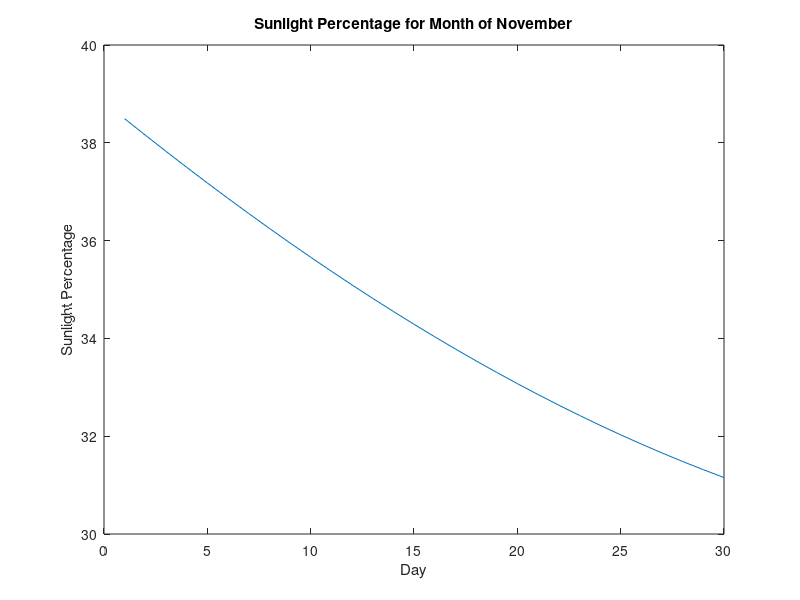
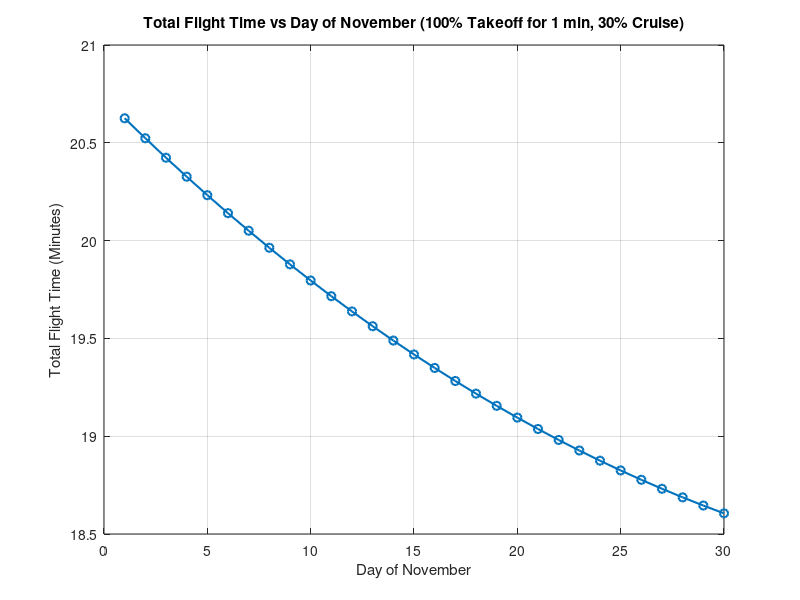
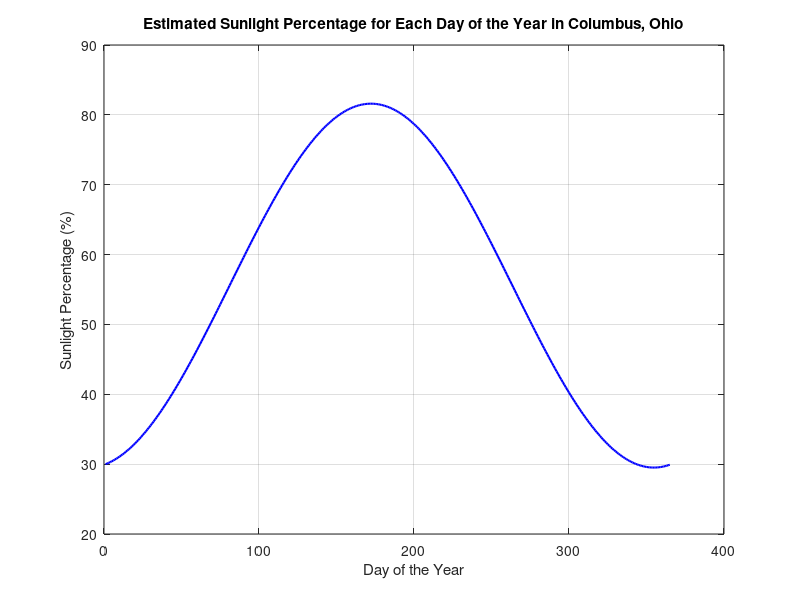
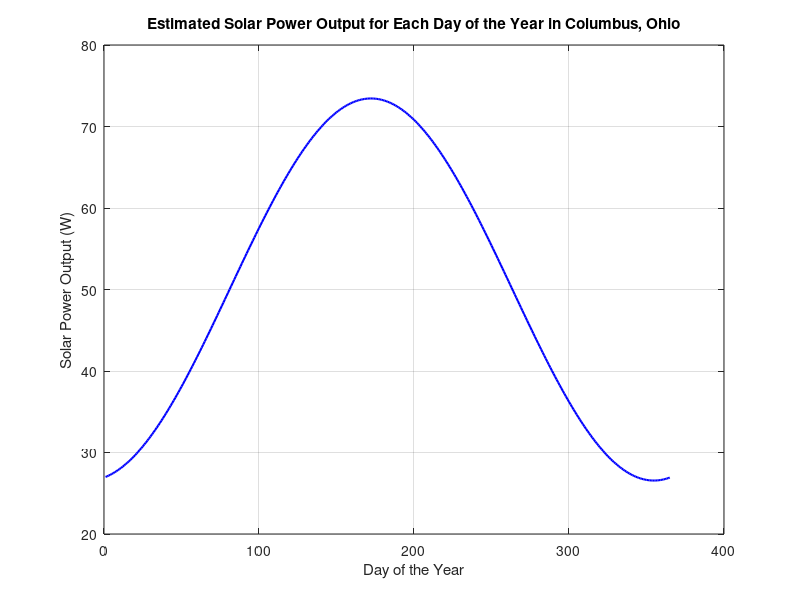

Write MATLAB code to recreate these figures, in order.
%% Sunlight percentage for each day of the year in Columbus, Ohio
%% By Joey Dalpra
clc;
close all;
clear all;

% Constants for Columbus, Ohio
latitude = 40.0; % Latitude of Columbus in degrees
daysInYear = 365;
sunlightPercent = zeros(1, daysInYear);

% Define the number of days in each month
daysInMonth = [31, 28, 31, 30, 31, 30, 31, 31, 30, 31, 30, 31];

% Function to calculate solar declination for a given day of the year
solarDeclination = @(n) 23.44 * sind((360/365) * (n - 81));

% Loop through each day of the year
for day = 1:daysInYear
    % Solar declination for the current day
    delta = solarDeclination(day);
    
    % Calculate solar altitude at solar noon
    solarAltitude = asind(sind(latitude) * sind(delta) + cosd(latitude) * cosd(delta));
    
    % Normalize solar altitude to get sunlight percentage
    sunlightPercent(day) = (solarAltitude / 90) * 100; % Maximum is 100% when directly overhead
end

% Create vectors for each month
January = sunlightPercent(1:31);
February = sunlightPercent(32:59);
March = sunlightPercent(60:90);
April = sunlightPercent(91:120);
May = sunlightPercent(121:151);
June = sunlightPercent(152:181);
July = sunlightPercent(182:212);
August = sunlightPercent(213:243);
September = sunlightPercent(244:273);
October = sunlightPercent(274:304);
November = sunlightPercent(305:334);
December = sunlightPercent(335:365);
plot([1:1:30],November);
xlabel('Day')
ylabel('Sunlight Percentage')
title('Sunlight Percentage for Month of November')

% Constants
basePowerDraw = 20.475;   % Constant power draw in Watts
throttlePowerStep = 25;   % Increment in power draw for each 10% throttle
batteryCapacity = 1.61;   % Battery capacity in Amp-hours
batteryVoltage = 14.8;    % Battery voltage in Volts
takeoffThrottle = 100;    % Throttle percentage for takeoff phase
cruiseThrottle = 30;      % Throttle percentage for cruise phase
takeoffTimeMinutes = 1;   % Duration of takeoff phase in minutes

% Use November sunlight percentage data (Days 305 to 334)
November = sunlightPercent(305:334);  % Sunlight percentages for each day in November

% Preallocate array for total flight time for each day
totalFlightTimeNovember = zeros(1, length(November));

% Loop through each day of November
for day = 1:length(November)
    dailySunlightPercent = November(day); % Get sunlight percentage for the current day
    solarPowerGen = (dailySunlightPercent / 100) * 90; % Solar power generation in Watts

    % Takeoff power draw calculation
    takeoffPowerDraw = basePowerDraw + (takeoffThrottle / 10) * throttlePowerStep;
    batteryPowerDrawTakeoff = takeoffPowerDraw - solarPowerGen;
    batteryUsedTakeoff = max((batteryPowerDrawTakeoff / batteryVoltage) * (takeoffTimeMinutes / 60), 0); % Ah used in takeoff

    % Remaining battery capacity after takeoff
    remainingBatteryCapacity = batteryCapacity - batteryUsedTakeoff;

    % Cruise phase power draw calculation
    cruisePowerDraw = basePowerDraw + (cruiseThrottle / 10) * throttlePowerStep;
    batteryPowerDrawCruise = cruisePowerDraw - solarPowerGen;

    % Calculate remaining flight time during cruise phase
    if batteryPowerDrawCruise > 0 && remainingBatteryCapacity > 0
        cruiseTimeMinutes = (remainingBatteryCapacity / (batteryPowerDrawCruise / batteryVoltage)) * 60;
    else
        cruiseTimeMinutes = Inf; % Infinite flight time if solar power fully sustains draw at cruise
    end

    % Total flight time (takeoff + cruise)
    totalFlightTimeNovember(day) = takeoffTimeMinutes + cruiseTimeMinutes;
end

% Plot Total Flight Time vs Day of November
figure;
plot(1:length(November), totalFlightTimeNovember, '-o', 'LineWidth', 1.5);
xlabel('Day of November');
ylabel('Total Flight Time (Minutes)');
title('Total Flight Time vs Day of November (100% Takeoff for 1 min, 30% Cruise)');
grid on;
% Plot the sunlight percentage for each day of the year
figure;
plot(1:daysInYear, sunlightPercent, '-b', 'LineWidth', 1.5);
xlabel('Day of the Year');
ylabel('Sunlight Percentage (%)');
title('Estimated Sunlight Percentage for Each Day of the Year in Columbus, Ohio');
grid on;
figure;
plot(1:daysInYear, sunlightPercent*.90, '-b', 'LineWidth', 1.5);
xlabel('Day of the Year');
ylabel('Solar Power Output (W)');
title('Estimated Solar Power Output for Each Day of the Year in Columbus, Ohio');
grid on;

% Preallocate arrays for flight times and sunlight data
flightTimes = zeros(15, 24);  % 15 days (16th to 30th) x 24 hours

% Preallocate hourly sunlight data for the 16th to 30th of November
hourlySunlightPercent = zeros(15, 24);  % 15 days x 24 hours

% Loop through each day from the 16th to 30th of November
for day = 16:30
    dayIndex = day - 15;  % Index for accessing the sunlight data
    
    % Calculate hourly sunlight percentage for the current day
    for hour = 1:24
        time_angle = (hour - 12) * 15;  % Time-based angle shift (each hour is 15 degrees)
        delta = solarDeclination(day);  % Solar declination for the day
        solarAltitude = asind(sind(latitude) * sind(delta) + cosd(latitude) * cosd(delta) * cosd(time_angle));
        
        % Normalize solar altitude to get sunlight percentage
        if solarAltitude < 0
            solarAltitude = 0;  % Set to 0% if the sun is below the horizon
        end
        
        hourlySunlightPercent(dayIndex, hour) = (solarAltitude / 90) * 100;  % Max is 100% when directly overhead
    end
    
    % Calculate flight time for each hour of the current day
    for hour = 1:24
        dailySunlightPercent = hourlySunlightPercent(dayIndex, hour);  % Sunlight percentage for the current hour
        solarPowerGen = (dailySunlightPercent / 100) * 90;  % Solar power generation in Watts
        
        % Takeoff power draw calculation
        takeoffPowerDraw = basePowerDraw + (takeoffThrottle / 10) * throttlePowerStep;
        batteryPowerDrawTakeoff = takeoffPowerDraw - solarPowerGen;
        batteryUsedTakeoff = max((batteryPowerDrawTakeoff / batteryVoltage) * (takeoffTimeMinutes / 60), 0);  % Ah used in takeoff
        
        % Remaining battery capacity after takeoff
        remainingBatteryCapacity = batteryCapacity - batteryUsedTakeoff;
        
        % Cruise phase power draw calculation
        cruisePowerDraw = basePowerDraw + (cruiseThrottle / 10) * throttlePowerStep;
        batteryPowerDrawCruise = cruisePowerDraw - solarPowerGen;
        
        % Calculate remaining flight time during cruise phase
        if batteryPowerDrawCruise > 0 && remainingBatteryCapacity > 0
            cruiseTimeMinutes = (remainingBatteryCapacity / (batteryPowerDrawCruise / batteryVoltage)) * 60;
        else
            cruiseTimeMinutes = Inf;  % Infinite flight time if solar power fully sustains draw at cruise
        end
        
        % Total flight time for this hour
        flightTimes(dayIndex, hour) = takeoffTimeMinutes + cruiseTimeMinutes;
    end
end

% %% Plotting: Sunlight Percentage vs. Time of Day for Each Day from 16th to 30th of November
% for day = 1:15
%     figure;
%     plot(1:24, hourlySunlightPercent(day, :), 'LineWidth', 1.5);
%     xlabel('Time of Day (Hour)');
%     ylabel('Sunlight Percentage (%)');
%     title(['Sunlight Percentage vs. Time of Day (November ' num2str(31 - day) ')']);
%     grid on;
% end
% 
% %% Plotting: Flight Time vs. Time of Day for Each Day from 16th to 30th of November
% for day = 1:15
%     figure;
%     plot(1:24, flightTimes(day, :), 'LineWidth', 1.5);
%     xlabel('Time of Day (Hour)');
%     ylabel('Flight Time (Minutes)');
%     title(['Flight Time vs. Time of Day (November ' num2str(31-day) ')']);
%     grid on;
% end
for day = 1:15
    figure;
    plot(1:24, hourlySunlightPercent(day, :)*.9, 'LineWidth', 1.5);
    xlabel('Time of Day (Hour)');
    ylabel('Solar Power Output (W)');
    title(['Solar Power Output vs. Time of Day (November ' num2str(31 - day) ')']);
    grid on;
end
